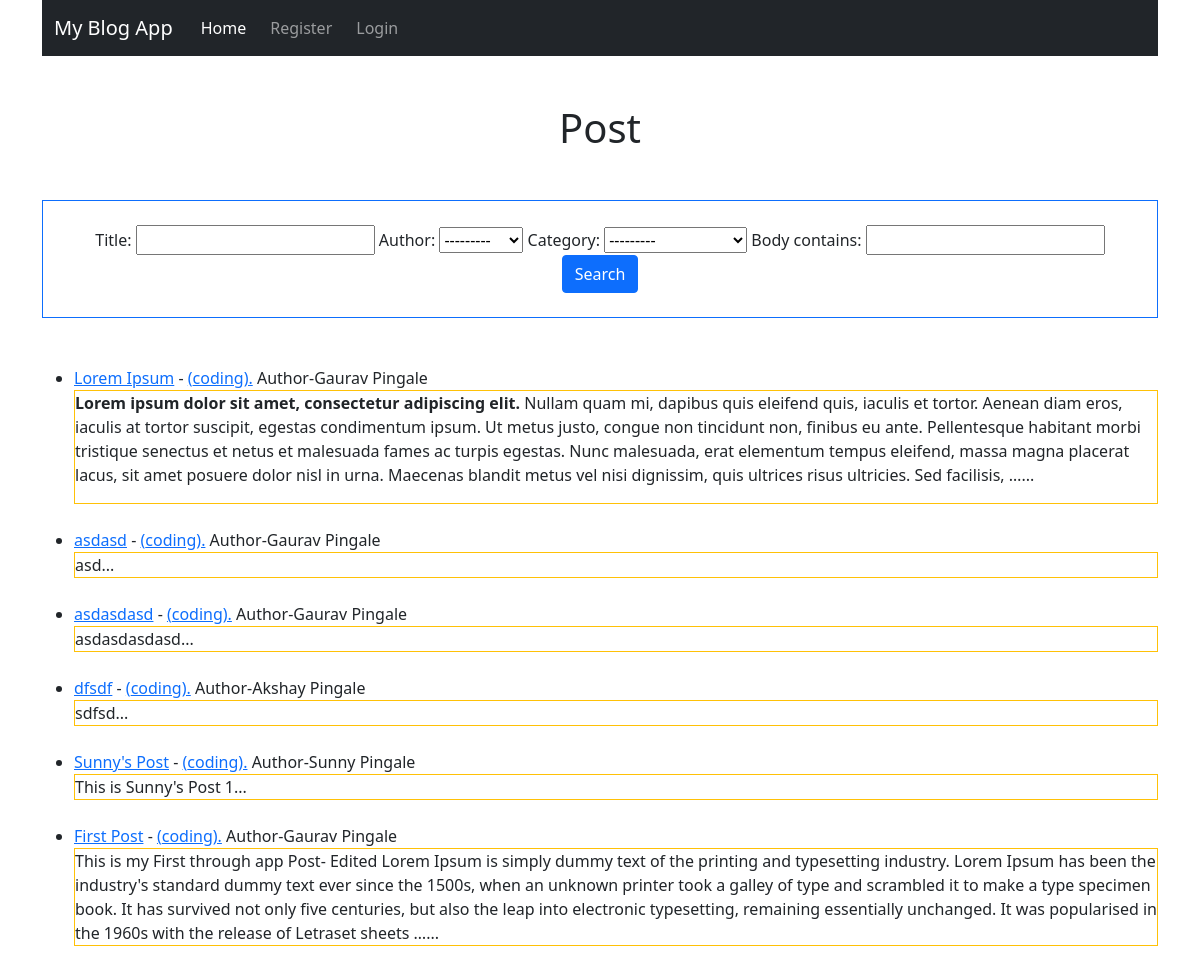
The page /category/1 on the database as committed earlier.
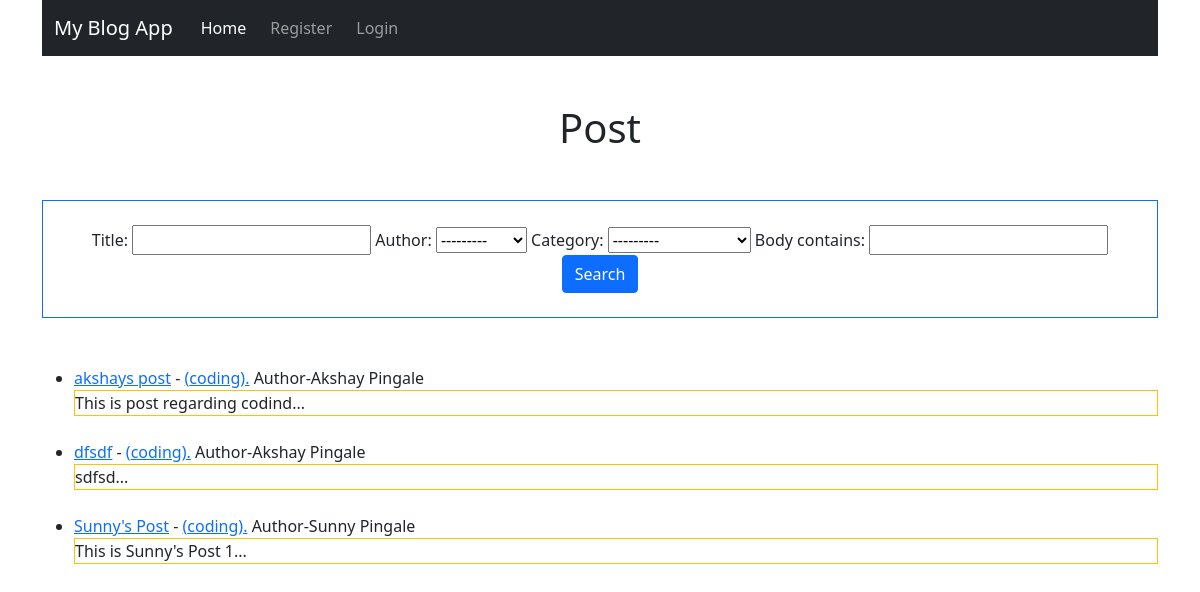
The same page on the database as committed later.
### blogapp/models.py (models this page shows, shortened)
class Post(models.Model):
    title = models.CharField(max_length=255)
    author = models.ForeignKey(User,on_delete=models.CASCADE)
    body = models.TextField()
    publish_date = models.DateField(auto_now_add=True)
    category = models.ForeignKey(Category,on_delete=models.CASCADE)

class Category(models.Model):
    name = models.CharField(max_length=100)
    def __str__(self):
        return self.name
    class Meta:
        verbose_name_plural = 'categories'

### blogapp/views.py (the view)
# urls.py: path('category/<int:cats>',views.CategoryView.as_view(),name="category" ),
class CategoryView(ListView):
    model = Post
    template_name = 'blogapp/home.html'
    ordering = ['-publish_date']
    filterset_class = PostFilter
    def get_queryset(self,*args, **kwargs):
        cats = self.kwargs['cats']
        category_posts = Post.objects.filter(category=cats).order_by("-publish_date")
        return category_posts
    def get_context_data(self,*args, **kwargs):
        context = super().get_context_data(*args,**kwargs)
        context['categories']= Category.objects.all()
        myFilter = PostFilter(self.request.GET,self.get_queryset())
        context['myFilter']= myFilter
        context['object_list']= myFilter.qs
        return context

### blogapp/templates/blogapp/home.html (shortened to what this page needs)
{% extends 'blogapp/base.html' %}
{% block content %}
<div class="mt-5">
    <h1 class="text-center">Post</h1>
</div>
<div class="text-center mt-5 border border-primary p-4 ">
    <form action="">
        {{myFilter.form}}
        <button class="btn btn-primary" type="submit">Search</button>
    </form>
</div>
<div class="mt-5">
    <ul>
        {% for post in object_list %}
        <li>
            <div class="mt-4">
                <a href="{% url 'article' post.id %}">{{post.title}}</a> - <a
                    href="{% url 'category' post.category.id %}"> ({{post.category}}).</a>  Author-{{post.author.first_name}}
                {{post.author.last_name}}<br>
                <div class="border border-warning">
                    {{post.body|safe|truncatewords:80}}...
                </div>
            </div>
        </li>
        {% endfor %}
    </ul>
</div>
{% endblock %}

### blogapp/templates/blogapp/base.html (shortened to what this page needs)
<!doctype html>
<html lang="en">
<head>
  <link href="https://cdn.jsdelivr.net/npm/bootstrap@5.1.1/dist/css/bootstrap.min.css" rel="stylesheet"
>
</head>
<body>
  <div class="container">
    <nav class="navbar navbar-expand-lg navbar-dark bg-dark">
      <div class="container-fluid">
        <a class="navbar-brand" href="#">My Blog App</a>
        <div class="collapse navbar-collapse" id="navbarSupportedContent">
          <ul class="navbar-nav me-auto mb-2 mb-lg-0">
            <li class="nav-item mx-1">
              <a class="nav-link active" aria-current="page" href="{% url 'home' %}">Home</a>
            </li>
            {% if user.is_authenticated %}
            <li class="nav-item mx-1">
              <a class="nav-link" href="{% url 'add_post' %}">Add Post</a>
            </li>
            <li class="nav-item mx-1">
              <a class="nav-link" href="{% url 'add_category' %}">Add Category</a>
            </li>
            <li class="nav-item mx-1">
              <a class="nav-link" href="{% url 'edit_profile' %}">Edit Profile</a>
            </li>
            <li class="nav-item mx-1">
              <a class="nav-link" href="{% url 'my_posts' %}">My Posts</a>
            </li>
            <li class="nav-item mx-1">
              <a class="nav-link" href="{% url 'logout' %}">Logout</a>
            </li>
            <li class="nav-item mx-1">
              <a class="nav-link" href="">Welcome {{user.username}}</a>
            </li>
            {%else%}
            <li class="nav-item mx-1">
              <a class="nav-link " href="{% url 'register' %}">Register</a>
            </li>
            <li class="nav-item mx-1">
              <a class="nav-link" href="{% url 'login' %}">Login</a>
            </li>
            {% endif %}
        </ul>
        </div>
      </div>
    </nav>
    {% block content %}
    {% endblock %}
  </div>
</body>
</html>

Rows that differ between the two databases and show on the page:
removed Post: title "Lorem Ipsum", category "coding", author.first_name "Gaurav", author.last_name "Pingale", body "Lorem ipsum dolor sit amet, consectetur adipiscing elit. Nullam quam mi, dapibus quis eleifend quis, iaculis et tortor. Aenean diam eros, iaculis at tortor suscipit, egestas condimentum ipsum. Ut metus justo, congue non tincidunt non, finibus eu ante. Pellentesque habitant morbi tristique senectus et netus et malesuada fames ac turpis egestas. Nunc malesuada, erat elementum tempus eleifend, massa magna placerat lacus, sit amet posuere dolor nisl in urna. Maecenas blandit metus vel nisi dignissim, quis ultrices risus ultricies. Sed facilisis, …"
removed Post: title "asdasd", category "coding", author.first_name "Gaurav", author.last_name "Pingale", body "asd"
removed Post: title "asdasdasd", category "coding", author.first_name "Gaurav", author.last_name "Pingale", body "asdasdasdasd"
removed Post: title "First Post", category "coding", author.first_name "Gaurav", author.last_name "Pingale", body "This is my First through app Post- Edited Lorem Ipsum is simply dummy text of the printing and typesetting industry. Lorem Ipsum has been the industry's standard dummy text ever since the 1500s, when an unknown printer took a galley of type and scrambled it to make a type specimen book. It has survived not only five centuries, but also the leap into electronic typesetting, remaining essentially unchanged. It was popularised in the 1960s with the release of Letraset sheets …"
added Post: title "akshays post", category "coding", author.first_name "Akshay", author.last_name "Pingale", body "This is post regarding codind"
